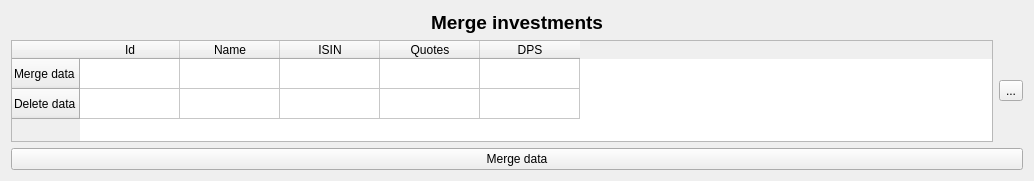
<?xml version="1.0" encoding="UTF-8"?>
<ui version="4.0">
 <class>wdgMergeCodes</class>
 <widget class="QWidget" name="wdgMergeCodes">
  <property name="geometry">
   <rect>
    <x>0</x>
    <y>0</y>
    <width>1034</width>
    <height>181</height>
   </rect>
  </property>
  <layout class="QHBoxLayout" name="horizontalLayout_2">
   <item>
    <layout class="QVBoxLayout" name="verticalLayout">
     <item>
      <widget class="QLabel" name="lbl">
       <property name="font">
        <font>
         <pointsize>14</pointsize>
         <weight>75</weight>
         <bold>true</bold>
        </font>
       </property>
       <property name="text">
        <string>Merge investments</string>
       </property>
       <property name="alignment">
        <set>Qt::AlignCenter</set>
       </property>
      </widget>
     </item>
     <item>
      <layout class="QHBoxLayout" name="horizontalLayout">
       <item>
        <widget class="myQTableWidget" name="table">
         <property name="selectionMode">
          <enum>QAbstractItemView::SingleSelection</enum>
         </property>
         <property name="selectionBehavior">
          <enum>QAbstractItemView::SelectRows</enum>
         </property>
         <row>
          <property name="text">
           <string>Merge data</string>
          </property>
         </row>
         <row>
          <property name="text">
           <string>Delete data</string>
          </property>
         </row>
         <column>
          <property name="text">
           <string>Id</string>
          </property>
         </column>
         <column>
          <property name="text">
           <string>Name</string>
          </property>
         </column>
         <column>
          <property name="text">
           <string>ISIN</string>
          </property>
         </column>
         <column>
          <property name="text">
           <string>Quotes</string>
          </property>
         </column>
         <column>
          <property name="text">
           <string>DPS</string>
          </property>
         </column>
         <item row="1" column="0">
          <property name="text">
           <string/>
          </property>
          <property name="background">
           <brush brushstyle="NoBrush">
            <color alpha="255">
             <red>255</red>
             <green>192</green>
             <blue>192</blue>
            </color>
           </brush>
          </property>
         </item>
        </widget>
       </item>
       <item>
        <widget class="QToolButton" name="cmdInterchange">
         <property name="text">
          <string>...</string>
         </property>
         <property name="icon">
          <iconset resource="../images/xulpymoney.qrc">
           <normaloff>:/xulpymoney/transfer.png</normaloff>:/xulpymoney/transfer.png</iconset>
         </property>
        </widget>
       </item>
      </layout>
     </item>
     <item>
      <widget class="QPushButton" name="cmd">
       <property name="text">
        <string>Merge data</string>
       </property>
      </widget>
     </item>
    </layout>
   </item>
  </layout>
 </widget>
 <customwidgets>
  <customwidget>
   <class>myQTableWidget</class>
   <extends>QTableWidget</extends>
   <header location="global">myqtablewidget</header>
  </customwidget>
 </customwidgets>
 <resources>
  <include location="../images/xulpymoney.qrc"/>
 </resources>
 <connections/>
</ui>
